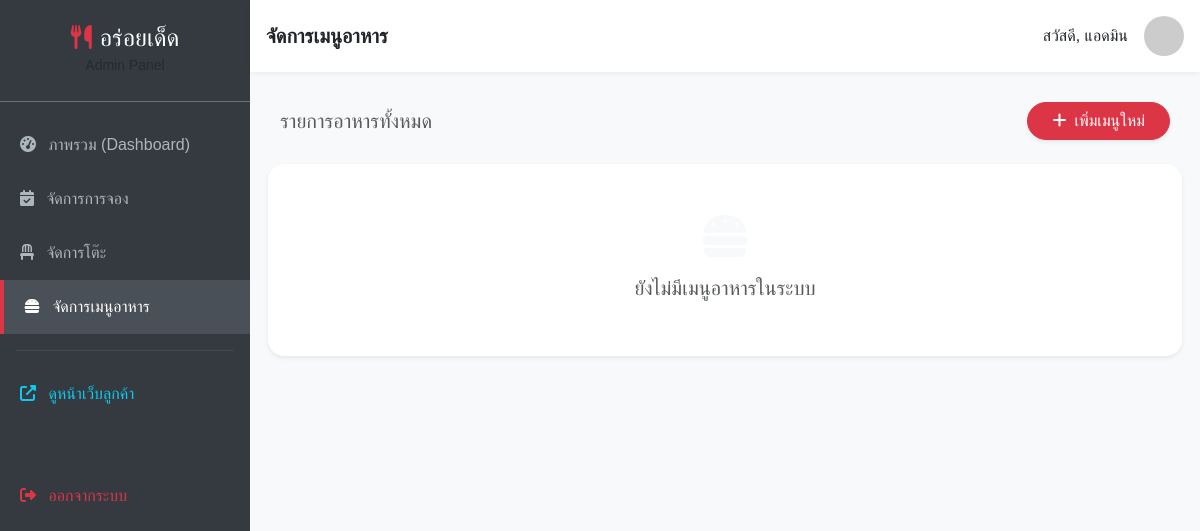
The page /manage/menu/ (signed in) on the database as committed earlier.
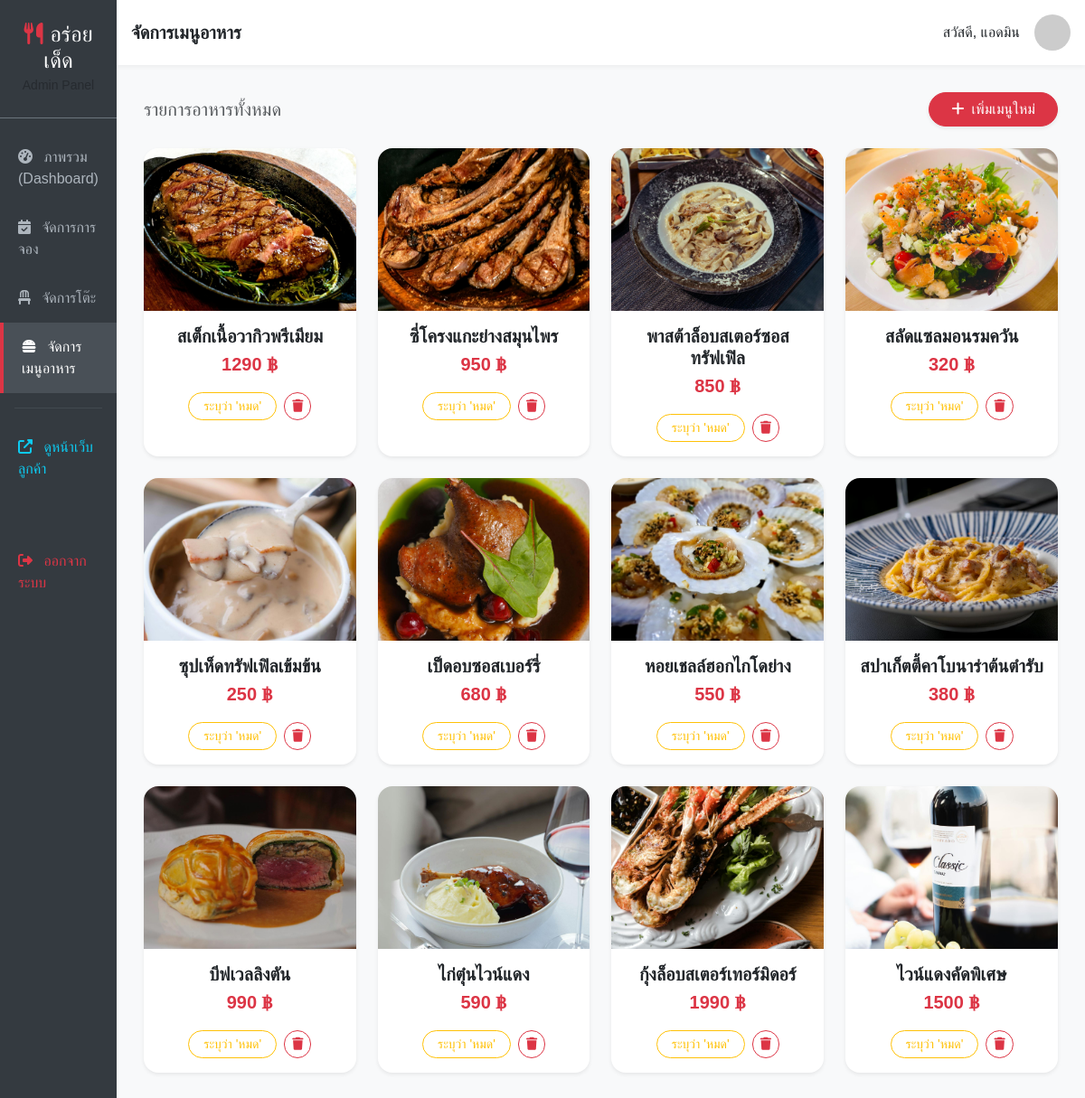
The same page on the database as committed later.
### myapp/models.py (models this page shows, shortened)
class FoodMenu(models.Model):
    name = models.CharField(max_length=100, verbose_name="ชื่อเมนู")
    price = models.IntegerField(verbose_name="ราคา")
    image = models.ImageField(upload_to='menu_images/', blank=True, null=True, verbose_name="รูปภาพอาหาร")
    is_available = models.BooleanField(default=True, verbose_name="พร้อมขาย (มีของ)")

### myapp/views.py (the view)
# urls.py: path('manage/menu/', views.admin_menu, name='admin_menu'),
@user_passes_test(is_admin, login_url='/')
def admin_menu(request):
    menus = FoodMenu.objects.all().order_by('-id')
    return render(request, 'admin_menu.html', {'menus': menus})

### myapp/views.py (called while the page is built)
def is_admin(user):
    return user.is_authenticated and user.is_staff

### myapp/templates/admin_menu.html (shortened to what this page needs)
{% extends 'admin_base.html' %}
{% block header_title %}จัดการเมนูอาหาร{% endblock %}
{% block content %}
<div class="d-flex justify-content-between align-items-center mb-4">
    <h5 class="mb-0 text-muted">รายการอาหารทั้งหมด</h5>
    <button type="button" class="btn btn-danger rounded-pill px-4 shadow-sm" data-bs-toggle="modal" data-bs-target="#addMenuModal">
        <i class="fas fa-plus me-2"></i>เพิ่มเมนูใหม่
    </button>
</div>
<div class="row g-4">
    {% for menu in menus %}
    <div class="col-md-4 col-lg-3">
        <div class="card border-0 shadow-sm rounded-4 h-100 overflow-hidden {% if not menu.is_available %}opacity-75{% endif %}">
            {% if menu.image %}
                <img src="{{ menu.image.url }}" class="card-img-top" alt="{{ menu.name }}" style="height: 180px; object-fit: cover;">
            {% else %}
                <div class="bg-light d-flex align-items-center justify-content-center text-muted" style="height: 180px;">
                    <i class="fas fa-image fa-3x"></i>
                </div>
            {% endif %}
            <div class="card-body text-center">
                <h5 class="fw-bold mb-1">{{ menu.name }}</h5>
                <p class="text-danger fw-bold fs-5 mb-3">{{ menu.price }} ฿</p>
                <div class="d-flex justify-content-center gap-2">
                    <form action="{% url 'toggle_menu_status' menu.id %}" method="POST">
                        {% if menu.is_available %}
                            <button type="submit" class="btn btn-sm btn-outline-warning rounded-pill px-3">ระบุว่า 'หมด'</button>
                        {% else %}
                            <button type="submit" class="btn btn-sm btn-success rounded-pill px-3">ระบุว่า 'มีของ'</button>
                        {% endif %}
                    </form>
                    <form action="{% url 'delete_menu' menu.id %}" method="POST" onsubmit="return confirm('คุณแน่ใจหรือไม่ว่าต้องการลบเมนู {{ menu.name }}?');">
                        <button type="submit" class="btn btn-sm btn-outline-danger rounded-pill"><i class="fas fa-trash"></i></button>
                    </form>
                </div>
            </div>
        </div>
    </div>
    {% empty %}
    <div class="col-12 text-center py-5 text-muted bg-white rounded-4 shadow-sm">
        <i class="fas fa-hamburger fa-3x mb-3 text-light"></i>
        <h5>ยังไม่มีเมนูอาหารในระบบ</h5>
    </div>
    {% endfor %}
</div>
{% endblock %}

Rows that differ between the two databases and show on the page:
added FoodMenu: image (picture), name "สเต็กเนื้อวากิวพรีเมียม", price "1290", is_available "ระบุว่า 'หมด'"
added FoodMenu: image (picture), name "ซี่โครงแกะย่างสมุนไพร", price "950", is_available "ระบุว่า 'หมด'"
added FoodMenu: image (picture), name "พาสต้าล็อบสเตอร์ซอสทรัฟเฟิล", price "850", is_available "ระบุว่า 'หมด'"
added FoodMenu: image (picture), name "สลัดแซลมอนรมควัน", price "320", is_available "ระบุว่า 'หมด'"
added FoodMenu: image (picture), name "ซุปเห็ดทรัฟเฟิลเข้มข้น", price "250", is_available "ระบุว่า 'หมด'"
added FoodMenu: image (picture), name "เป็ดอบซอสเบอร์รี่", price "680", is_available "ระบุว่า 'หมด'"
added FoodMenu: image (picture), name "หอยเชลล์ฮอกไกโดย่าง", price "550", is_available "ระบุว่า 'หมด'"
added FoodMenu: image (picture), name "สปาเก็ตตี้คาโบนาร่าต้นตำรับ", price "380", is_available "ระบุว่า 'หมด'"
added FoodMenu: image (picture), name "บีฟเวลลิงตัน", price "990", is_available "ระบุว่า 'หมด'"
added FoodMenu: image (picture), name "ไก่ตุ๋นไวน์แดง", price "590", is_available "ระบุว่า 'หมด'"
added FoodMenu: image (picture), name "กุ้งล็อบสเตอร์เทอร์มิดอร์", price "1990", is_available "ระบุว่า 'หมด'"
added FoodMenu: image (picture), name "ไวน์แดงคัดพิเศษ", price "1500", is_available "ระบุว่า 'หมด'"
Other text that changed with them:
text no longer shown: "ยังไม่มีเมนูอาหารในระบบ"
